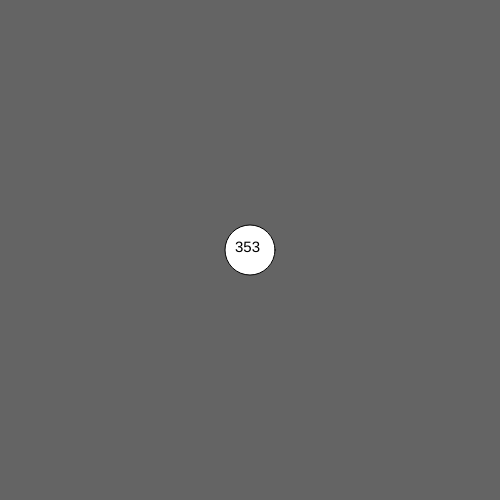
Frame 1 (no input)
Frame 60 (no input): identical to frame 1, image omitted
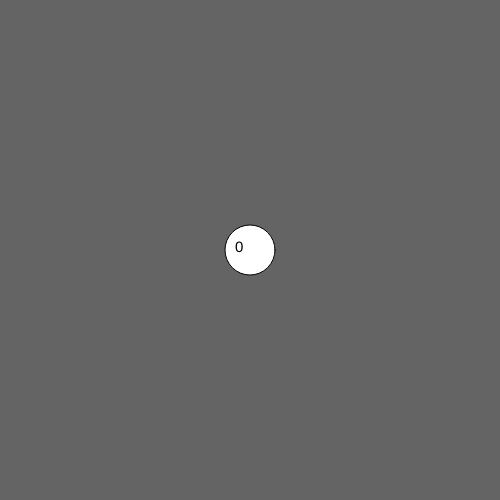
Frame 120 (the mouse pressed at the canvas centre since frame 60)

The p5.js sketch that drew these frames (run headless with seeded random() and noise() and a simulated clock; from frame 60 on, the mouse is pressed at the canvas centre):

// p5.js sketch
// ── sketch.js
let size = 50;
let inCircle = false;
let x, y; 
let myFill = 255;

function setup() {
  createCanvas(500, 500); // canvas width/height
  x=width/2;
  y=height/2;
}

function draw(){
  background(100); // Make background grey

  fill(myFill);
  ellipse(x, y, size); // x, y, size
  
  let distance = dist(x, y, mouseX, mouseY); 
  if(distance <= size/2){ // change to (distance <= size) to detect mouse
    inCircle = true;
  }else{
    inCircle = false;
  }

  fill(0)
  textSize(15);
  text(int(distance), x-15, y-10, 30);
}

function mouseClicked() {
  if (inCircle) {
    myFill = [0, 255, 0];
  }else{
    myFill = 255;
  }

}
